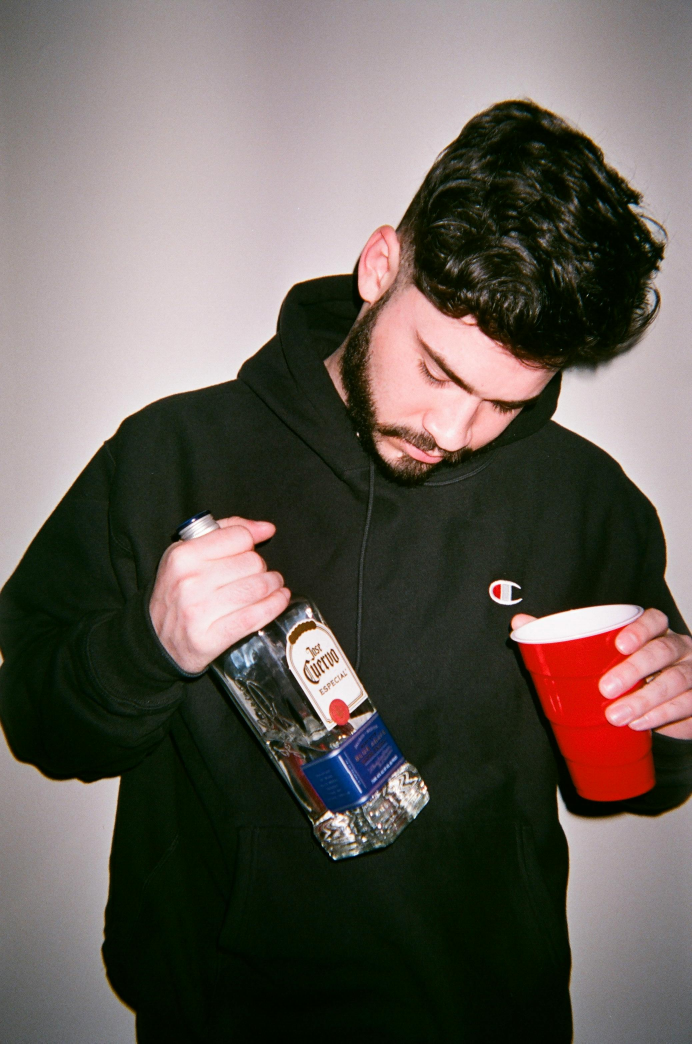
#> input picture DATASET/Drunk/Drunk_5.jpg, 2075 x 3130 px, found by its file name (shown at 1/3 size); its folder holds only this picture in this run
$ python preprocess_dataset.py
#> lines starting #> are read from the running program, lines starting #| are printed output that depends on the picture
from PIL import Image
import os

# Input folders
INPUT_BASE = r"C:\Android_app\DATASET"
OUTPUT_BASE = r"C:\Android_app\processed_dataset"

CLASSES = {
    "Drunk": "drunk",
    "Normal": "normal"
}

TARGET_SIZE = (512, 512)
SUPPORTED_EXTENSIONS = (".jpg", ".jpeg", ".png", ".webp")


def process_image(input_path, output_path):
#> called with input_path = 'C:\\Android_app\\DATASET/Drunk/Drunk_5.jpg'
    try:
        with Image.open(input_path) as img:
#> img is the input picture: PIL image 2075x3130 RGB; mean R, G, B 101.7, 94.4, 88.1
            img = img.convert("RGB")
            img = img.resize(TARGET_SIZE)
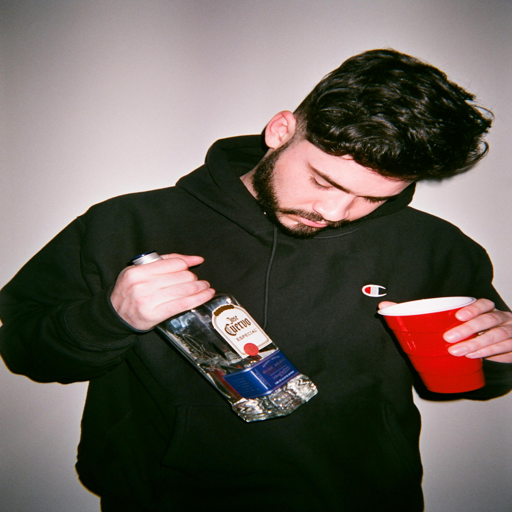
#> img: PIL image 512x512 RGB; mean R, G, B 101.7, 94.4, 88.1
            img.save(output_path, quality=95)
        return True, None
    except Exception as e:
        return False, str(e)


def main():
    total_processed = 0
    total_failed = 0

    os.makedirs(OUTPUT_BASE, exist_ok=True)

    for input_class, output_class in CLASSES.items():
        input_folder = os.path.join(INPUT_BASE, input_class)
        output_folder = os.path.join(OUTPUT_BASE, output_class)

        os.makedirs(output_folder, exist_ok=True)

        if not os.path.exists(input_folder):
            print(f"[WARNING] Input folder not found: {input_folder}")
            continue

        files = os.listdir(input_folder)
        image_files = [f for f in files if f.lower().endswith(SUPPORTED_EXTENSIONS)]

        print(f"\nProcessing class: {input_class}")
        print(f"Found {len(image_files)} images")

        for idx, filename in enumerate(image_files, start=1):
            input_path = os.path.join(input_folder, filename)
            new_filename = f"{output_class}_{idx:03d}.jpg"
            output_path = os.path.join(output_folder, new_filename)

            success, error = process_image(input_path, output_path)

            if success:
                total_processed += 1
                print(f"[OK] {filename} -> {new_filename}")
            else:
                total_failed += 1
                print(f"[FAILED] {filename} -> {error}")
#> pass 2 of the loop in main, `for input_class, output_class in CLASSES.items():`:
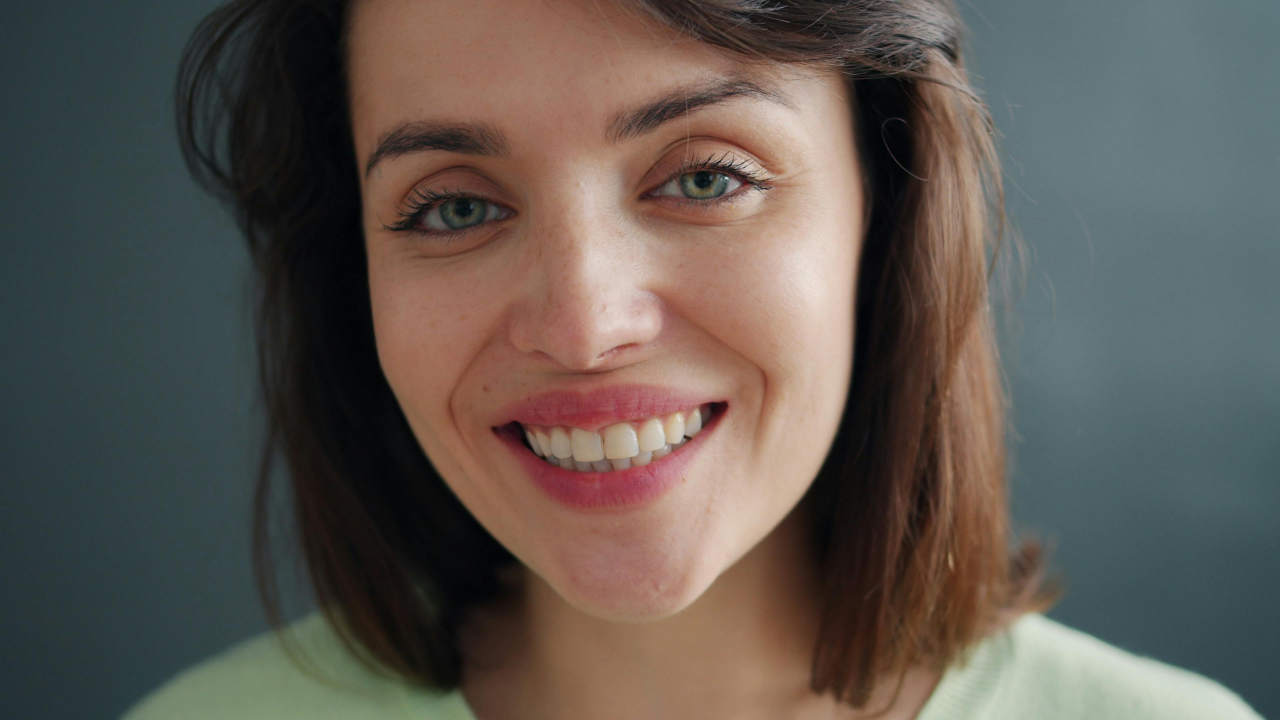
#> input picture DATASET/Normal/01.jpg, 3840 x 2160 px, found by its file name (shown at 1/3 size)
#> in process_image, img is the input picture: PIL image 3840x2160 RGB; mean R, G, B 95.3, 88.3, 81.8
#> in process_image (call 2), `img = img.resize(TARGET_SIZE)`:
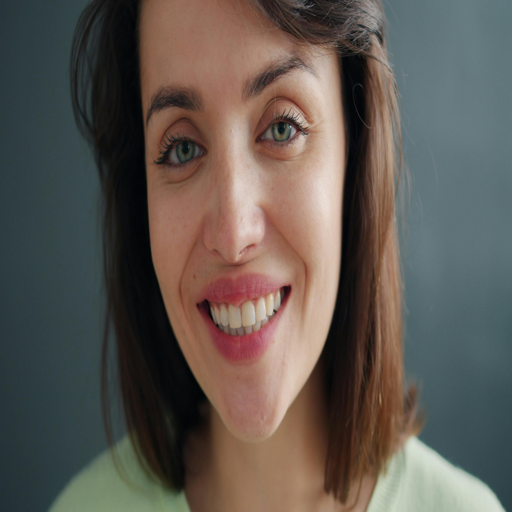
#> img: PIL image 512x512 RGB; mean R, G, B 95.3, 88.3, 81.8

    print("\n===== SUMMARY =====")
    print(f"Processed: {total_processed}")
    print(f"Failed: {total_failed}")
    print(f"Output folder: {OUTPUT_BASE}")


if __name__ == "__main__":
    main()
